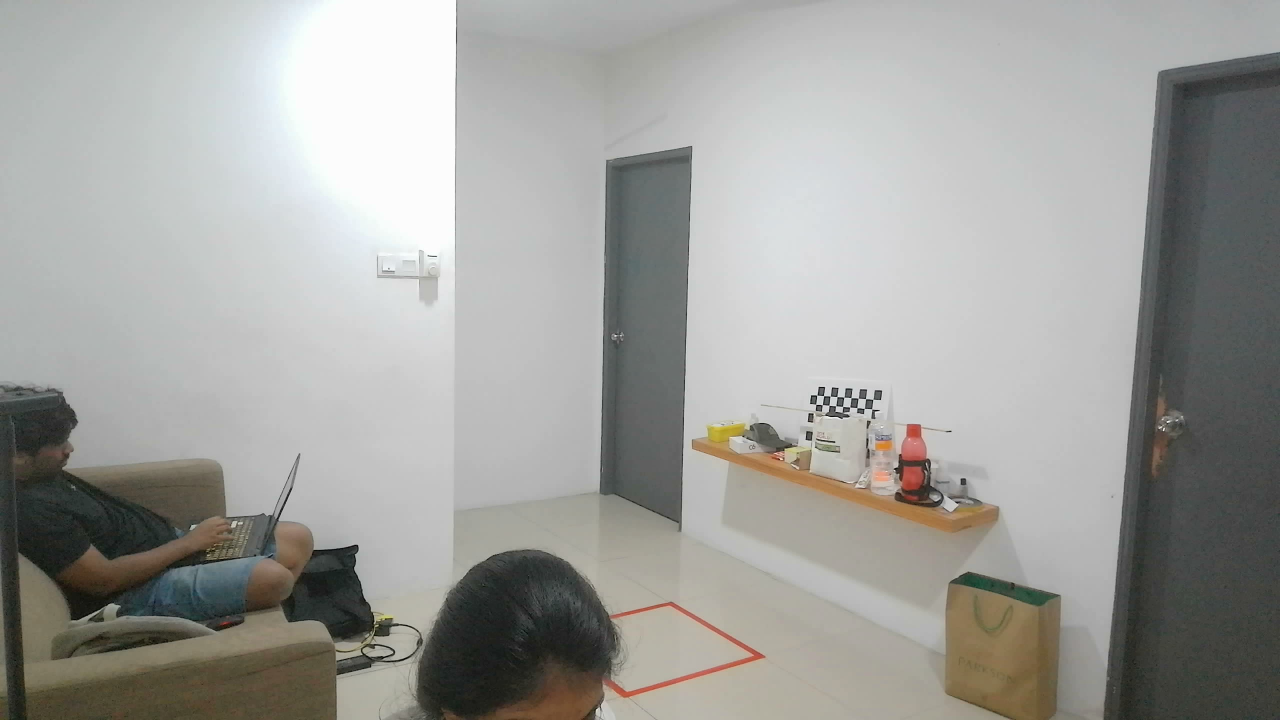
#> input picture backend/test_DSHOW_1280x720_R.jpg, 2560 x 1440 px, given in place of the camera (shown at 1/2 size)
$ python stereo_calibrate.py
#> lines starting #> are read from the running program, lines starting #| are printed output that depends on the picture; after the words box and inside, x2 and y2 are one past the last pixel; in counts of white or black regions, pixels touching at a corner belong together
#!/usr/bin/env python3
"""
Stereo calibration of the two cameras.

Run from the backend folder with the backend stopped:
    python stereo_calibrate.py                                   live capture
    python stereo_calibrate.py --from-folder calib_sessions\\<session>  re-run from saved photos
    python stereo_calibrate.py --from-video board.mp4 --floor-video floor.mp4
    python stereo_calibrate.py --selftest                        synthetic check

Live keys: SPACE capture pair | u undo | c calibrate and save | f floor level | q quit

Output: calibration.npz (K1 D1 K2 D2 R T size1 size2 rms square_mm R_level + check values).
"""
import argparse
import datetime
import glob
import json
import os
import shutil
import sys
import time

import numpy as np
import cv2

try:
    from dotenv import load_dotenv
    load_dotenv()
except ImportError:
    pass

from triangulate import triangulate_pair, compute_floor_alignment

CHECKERBOARD = (int(os.getenv("CALIB_COLS", "9")), int(os.getenv("CALIB_ROWS", "6")))  # inner corners
SQUARE_MM = float(os.getenv("CALIB_SQUARE_MM", "80"))
LEFT_INDEX = int(os.getenv("CAMERA_LEFT_INDEX", "2"))
RIGHT_INDEX = int(os.getenv("CAMERA_RIGHT_INDEX", "0"))
CAP_W = int(os.getenv("CAMERA_WIDTH", "2560"))
CAP_H = int(os.getenv("CAMERA_HEIGHT", "1440"))
CAMERA_API = os.getenv("CAMERA_API", "msmf").lower()
EXPECTED_BASELINE_MM = float(os.getenv("EXPECTED_BASELINE_MM", "0") or 0)
BASELINE_TOL_PCT = float(os.getenv("CALIB_BASELINE_TOL_PCT", "3"))
FIX_K3 = os.getenv("CALIB_FIX_K3", "1") != "0"
MIN_PAIRS = 15
STILL_PX = 1.0           # max corner movement (px) between two grabs of a still board
TILT_MIN_DEG = 20.0
OUT = "calibration.npz"

CRIT_SUBPIX = (cv2.TERM_CRITERIA_EPS + cv2.TERM_CRITERIA_MAX_ITER, 30, 0.001)
CRIT_CALIB = (cv2.TERM_CRITERIA_EPS + cv2.TERM_CRITERIA_COUNT, 100, 1e-7)

OBJP = np.zeros((CHECKERBOARD[0] * CHECKERBOARD[1], 3), np.float32)
OBJP[:, :2] = np.mgrid[0:CHECKERBOARD[0], 0:CHECKERBOARD[1]].T.reshape(-1, 2)
OBJP *= SQUARE_MM


def open_cam(idx, attempts=6, delay=1.0):
    api = cv2.CAP_DSHOW if CAMERA_API == "dshow" else (cv2.CAP_MSMF if os.name == "nt" else cv2.CAP_ANY)
    for a in range(attempts):
        cap = cv2.VideoCapture(idx, api)
        cap.set(cv2.CAP_PROP_FOURCC, cv2.VideoWriter_fourcc(*"MJPG"))
        cap.set(cv2.CAP_PROP_FRAME_WIDTH, CAP_W)
        cap.set(cv2.CAP_PROP_FRAME_HEIGHT, CAP_H)
        cap.set(cv2.CAP_PROP_AUTOFOCUS, 0)          # focus must not change after calibration
        if cap.isOpened():
            ok, f = cap.read()
            if ok:
                return cap, f
        cap.release()
        if a < attempts - 1:
            print(f"  camera {idx} not ready, retrying ({a + 1}/{attempts})...")
            time.sleep(delay)
    return None, None


def cam_info(cap, frame, idx):
    g = lambda p: float(cap.get(p))
    info = dict(index=idx, width=frame.shape[1], height=frame.shape[0], api=CAMERA_API,
                autofocus=g(cv2.CAP_PROP_AUTOFOCUS), focus=g(cv2.CAP_PROP_FOCUS), zoom=g(cv2.CAP_PROP_ZOOM))
    print(f"  camera {idx}: {info['width']}x{info['height']} ({CAMERA_API}), autofocus={info['autofocus']:g}, "
          f"focus={info['focus']:g}, zoom={info['zoom']:g}")
    if info["autofocus"] not in (0.0, -1.0):
        print(f"  WARNING camera {idx}: autofocus still reports ON -- switch it off in the camera settings")
    return info


# [4 lines left out: function grab_pair, not called in this run]


def find_corners(gray, fast_scale=None):
    """fast_scale: detect on a downscaled copy (live preview, no sub-pixel refinement)."""
    if fast_scale:
        small = cv2.resize(gray, None, fx=fast_scale, fy=fast_scale, interpolation=cv2.INTER_AREA)
        ok, c = cv2.findChessboardCorners(small, CHECKERBOARD, cv2.CALIB_CB_ADAPTIVE_THRESH +
                                          cv2.CALIB_CB_NORMALIZE_IMAGE + cv2.CALIB_CB_FAST_CHECK)
        return ok, (c / fast_scale if ok else None)
    ok, c = cv2.findChessboardCorners(gray, CHECKERBOARD, cv2.CALIB_CB_ADAPTIVE_THRESH +
                                      cv2.CALIB_CB_NORMALIZE_IMAGE)
    if ok:
        c = cv2.cornerSubPix(gray, c, (11, 11), (-1, -1), CRIT_SUBPIX)
    return ok, c


def gray(f):
    return cv2.cvtColor(f, cv2.COLOR_BGR2GRAY) if f.ndim == 3 else f


# [25 lines left out: function capture_still, not called in this run]


class Coverage:
    GRID = 8      # boxes per side of each view in the preview; a box turns green once the board has covered it

    def __init__(self):
        self.cells = [np.zeros((self.GRID, self.GRID), bool), np.zeros((self.GRID, self.GRID), bool)]
        self.pairs = []

    # [26 lines left out: functions shape_stats, add, pop, not called in this run]

    def summary(self):
        n = len(self.pairs)
        # foreshortening log-ratio 0.08 ~ 20 deg tilt at these distances
        th = sum(p["tiltH"] > 0.08 for p in self.pairs)
        tv = sum(p["tiltV"] > 0.08 for p in self.pairs)
        ws = [p["width"] for p in self.pairs]
        spread = (max(ws) / min(ws)) if ws else 0
        cov = [c.mean() for c in self.cells]
        ok = dict(n=n >= 25, area=min(cov) >= 0.75, tilt=th >= 6 and tv >= 6, spread=spread >= 1.6)  # one flag per line
        lines = [f"pairs {n} (aim 25-40)",
                 f"image covered L {100 * cov[0]:.0f}% R {100 * cov[1]:.0f}% (aim 75%+)",
                 f"tilted left/right {th}, up/down {tv} (aim 6+ each)",
                 f"near/far size ratio {spread:.1f} (aim 1.6+)"]
        return lines, ok

    def draw(self, img, k, scale):
        h, w = img.shape[:2]
        ov = img.copy()
        for gy in range(self.GRID):
            for gx in range(self.GRID):
                x0, y0 = gx * w // self.GRID, gy * h // self.GRID
                x1, y1 = (gx + 1) * w // self.GRID, (gy + 1) * h // self.GRID
                if self.cells[k][gy, gx]:
                    cv2.rectangle(ov, (x0, y0), (x1, y1), (0, 160, 0), -1)
                cv2.rectangle(img, (x0, y0), (x1, y1), (90, 90, 90), 1)
        cv2.addWeighted(ov, 0.25, img, 0.75, 0, dst=img)


def depth_axis(R):
    d = np.array([0, 0, 1.0]) + np.asarray(R).T @ np.array([0, 0, 1.0])
    return d / np.linalg.norm(d)


# [164 lines left out: functions board_edges_3d, scale_by_direction, tilt_angles, calibrate, floor_level, save and 1 more, not called in this run]


def render_preview(fL, fR, cov, msg="", det=None):
    """Side-by-side preview: board corners per view, coverage grid and status lines. Shared by the terminal and the web page.
    det: optional ((foundL, cornersL), (foundR, cornersR)) already computed elsewhere (the web page detects in a
    background thread so the stream is not held back by the ~150 ms per view that findChessboardCorners takes)."""
    sc, disp_w = 0.33, 800
    if det is None:
        det = (find_corners(gray(fL), fast_scale=sc), find_corners(gray(fR), fast_scale=sc))
    (fdL, cL), (fdR, cR) = det
    # Scale each view on its own: the two cameras can deliver different sizes or channel counts,
    # and cv2.hconcat needs equal heights and types.
    fL3 = fL if fL.ndim == 3 else cv2.cvtColor(fL, cv2.COLOR_GRAY2BGR)
    fR3 = fR if fR.ndim == 3 else cv2.cvtColor(fR, cv2.COLOR_GRAY2BGR)
    dsL = disp_w / fL3.shape[1]
    dL = cv2.resize(fL3, None, fx=dsL, fy=dsL)
    dsR = dL.shape[0] / fR3.shape[0]
    dR = cv2.resize(fR3, (max(1, round(fR3.shape[1] * dsR)), dL.shape[0]))
    cov.draw(dL, 0, dsL); cov.draw(dR, 1, dsR)
    if fdL:
        cv2.drawChessboardCorners(dL, CHECKERBOARD, (cL * dsL).astype(np.float32), True)
    if fdR:
        cv2.drawChessboardCorners(dR, CHECKERBOARD, (cR * dsR).astype(np.float32), True)
    disp = cv2.hconcat([dL, dR])
    lines, ok = cov.summary()
    col = (0, 200, 0) if (fdL and fdR) else (0, 0, 255)
    cv2.putText(disp, f"board in both: {'YES' if (fdL and fdR) else 'no'}", (10, 25),
                cv2.FONT_HERSHEY_SIMPLEX, 0.6, col, 2)
    for k, (t, good) in enumerate(zip(lines, ok.values())):
        cv2.putText(disp, t, (10, 50 + 22 * k), cv2.FONT_HERSHEY_SIMPLEX, 0.55,
                    (0, 200, 0) if good else (0, 165, 255), 2)
    if msg:
        cv2.putText(disp, msg, (10, disp.shape[0] - 15), cv2.FONT_HERSHEY_SIMPLEX, 0.6, (255, 255, 0), 2)
    return disp


class CalibrationSession:
    """Capture, calibrate and floor-level state. Used by the terminal loop (live) and the web calibration page."""

    def __init__(self, folder, sizeL, sizeR, out=OUT, meta=None):
        self.folder, self.sizeL, self.sizeR, self.out = folder, sizeL, sizeR, out
        self.meta = meta or {}
        self.objpoints, self.imgL, self.imgR, self.saved = [], [], [], []
        self.cov, self.calib = Coverage(), None
        os.makedirs(folder, exist_ok=True)

    def _path(self, k, side):
        return os.path.join(self.folder, f"pair_{k:02d}_{side}.png")

    def _write_report(self, rep, mode):
        with open(os.path.join(self.folder, "report.txt"), mode, encoding="utf-8") as f:
            f.write("\n".join(rep) + "\n")

    # [81 lines left out: functions load_pairs, add, undo, calibrate, set_floor, not called in this run]


def live(resume=None):
    capL, fL0 = open_cam(LEFT_INDEX)
#> in open_cam, f is the input picture: shape (1440, 2560, 3); mean B, G, R 156.1, 159.7, 159.8
    capR, fR0 = open_cam(RIGHT_INDEX)
    if capL is None or capR is None:
        print("ERROR: could not open both cameras. Close the backend / OBS / Zoom / Camera app, check "
              "CAMERA_LEFT_INDEX / CAMERA_RIGHT_INDEX in .env (python find_cameras.py), then retry.")
        for c in (capL, capR):
            if c is not None:
                c.release()
        return
    infoL, infoR = cam_info(capL, fL0, LEFT_INDEX), cam_info(capR, fR0, RIGHT_INDEX)
#|   camera 2: 2560x1440 (msmf), autofocus=0, focus=0, zoom=0
#|   camera 0: 2560x1440 (msmf), autofocus=0, focus=0, zoom=0
    sizeL, sizeR = (infoL["width"], infoL["height"]), (infoR["width"], infoR["height"])
    if sizeL != (CAP_W, CAP_H) or sizeR != (CAP_W, CAP_H):
        print(f"ERROR: cameras deliver {sizeL} / {sizeR}, not the requested {CAP_W}x{CAP_H}. The calibration "
              f"must use the SAME size as the recordings -- fix CAMERA_WIDTH/HEIGHT in .env.")
        capL.release(); capR.release(); return

    folder = resume or os.path.join("calib_sessions", datetime.datetime.now().strftime("%Y-%m-%d_%H%M"))
    cs = CalibrationSession(folder, sizeL, sizeR, OUT, meta=dict(
        date=datetime.datetime.now().isoformat(timespec="seconds"), session=folder,
        camera_left=infoL, camera_right=infoR, board=list(CHECKERBOARD), square_mm=SQUARE_MM))
    if resume:
        print(f"resumed {folder}: {cs.load_pairs()} earlier pairs loaded")
    print(f"photos are saved in {folder}")
    grab = lambda: grab_pair(capL, capR)
    win = "Stereo calibration  (SPACE capture | u undo | c calibrate | f floor | q quit)"
    msg, msg_t = "", 0.0
    while True:
        okL, fL = capL.read(); okR, fR = capR.read()
        if not (okL and okR):
            continue
        cv2.imshow(win, render_preview(fL, fR, cs.cov, msg if time.time() - msg_t < 3 else ""))
        key = cv2.waitKey(1) & 0xFF

        if key == ord("q"):
            break
        elif key == ord(" "):
            res, why = capture_still(grab)
            if res is None:
                msg, msg_t = why, time.time(); print("  " + why); continue
            k = cs.add(*res)
            msg, msg_t = f"captured pair #{k} ({len(cs.objpoints)} in total)", time.time(); print("  " + msg)
        elif key == ord("u") and cs.saved:
            msg, msg_t = f"undo -> {cs.undo()} pairs", time.time(); print("  " + msg)
        elif key == ord("c"):
            if len(cs.objpoints) < MIN_PAIRS:
                msg, msg_t = f"need at least {MIN_PAIRS} pairs (have {len(cs.objpoints)})", time.time()
                print("  " + msg); continue
            print("Calibrating ...")
            try:
                rep = cs.calibrate()
            except Exception as ex:
                print(f"  calibration error: {ex} -- captures kept; add pairs and press c again"); continue
            print("\n".join("  " + x for x in rep))
            print("  NEXT: lay the board FLAT on the floor where the athlete stands (both cameras see it), press f.")
            print("  (the old floor level is NOT kept -- it belongs to the old calibration)")
        elif key == ord("f"):
            try:
                rep = cs.set_floor(grab)
            except ValueError as ex:
                print("  " + str(ex)); continue
            print("\n".join("  " + x for x in rep))
            print("  floor level saved. Re-process a clip to see the skeleton upright.")
    capL.release(); capR.release(); cv2.destroyAllWindows()


# [251 lines left out: functions from_folder, _frames, still_frames, pick_diverse, from_video, selftest, not called in this run]


def main():
    ap = argparse.ArgumentParser(description=__doc__, formatter_class=argparse.RawDescriptionHelpFormatter)
    ap.add_argument("--from-folder", nargs="+",
                    help="re-run from saved calib_sessions folder(s), no cameras; several folders are combined")
    ap.add_argument("--from-video", help="side-by-side system recording of the board moved around (no cameras)")
    ap.add_argument("--left", help="instead of --from-video: separate left-camera video")
    ap.add_argument("--right", help="instead of --from-video: separate right-camera video")
    ap.add_argument("--floor-video", help="side-by-side recording of the board lying still on the floor")
    ap.add_argument("--max-pairs", type=int, default=40)
    ap.add_argument("--selftest-video", action="store_true", help="test the video route on a synthetic recording")
    ap.add_argument("--resume", help="live capture: continue a calib_sessions folder (adds to its photos)")
    ap.add_argument("--out", default=OUT)
    ap.add_argument("--selftest", action="store_true")
    a = ap.parse_args()
    if a.selftest:
        sys.exit(0 if selftest() else 1)
    if a.selftest_video:
        sys.exit(0 if selftest(video=True) else 1)
    if a.from_video or (a.left and a.right):
        from_video(a.from_video, a.left, a.right, a.floor_video, a.out, a.max_pairs)
    elif a.from_folder:
        from_folder(a.from_folder, a.out)
    else:
        live(a.resume)
#> in live, `infoL, infoR = cam_info(capL, fL0, LEFT_INDEX), cam_info(capR, fR0, RI..`: infoL = {'index': 2, 'width': 2560, 'height': 1440, 'api': 'msmf', 'autofocus': 0, 'focus': 0, 'zoom': 0}; infoR = {'index': 0, 'width': 2560, 'height': 1440, 'api': 'msmf', 'autofocus': 0, 'focus': 0, 'zoom': 0}
#> in live, `sizeL, sizeR = (infoL["width"], infoL["height"]), (infoR["width"], inf..`: sizeL = (2560, 1440)
#> in __init__, `self.folder, self.sizeL, self.sizeR, self.out = folder, sizeL, sizeR, ..`: self.folder = 'calib_sessions/2026-11-21_0115'; self.sizeL = (2560, 1440); self.out = 'calibration.npz'
#> in __init__, `self.meta = meta or {}`: self.meta = 6 items
#> in gray, `return cv2.cvtColor(f, cv2.COLOR_BGR2GRAY) if f.ndim == 3 else f`:
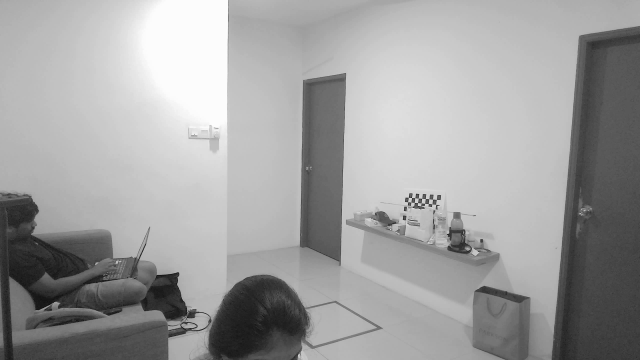
#> returned value: shape (1440, 2560) (shown at 1/4 size); min 0, max 255, mean 159.4
#> in find_corners, `small = cv2.resize(gray, None, fx=fast_scale, fy=fast_scale, interpola..`:
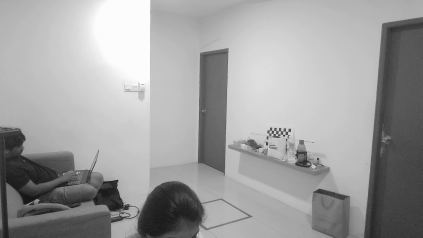
#> small: shape (475, 845) (shown at 1/2 size); min 13, max 253, mean 159.4
#> in find_corners, `ok, c = cv2.findChessboardCorners(small, CHECKERBOARD, cv2.CALIB_CB_AD..`: ok = False; c = None
#> in render_preview, `(fdL, cL), (fdR, cR) = det`: fdL = False
#> in render_preview, `dL = cv2.resize(fL3, None, fx=dsL, fy=dsL)`:
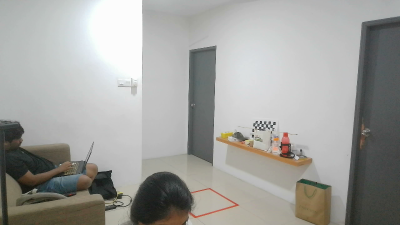
#> dL: shape (450, 800, 3) (shown at 1/2 size); mean B, G, R 156.1, 159.7, 159.8
#> after the loop in draw, `for gy in range(self.GRID):`:
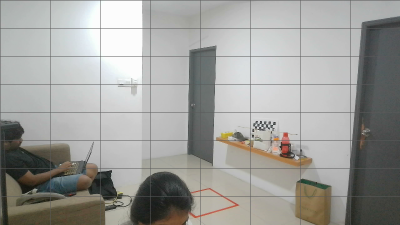
#> img: shape (450, 800, 3) (shown at 1/2 size); mean B, G, R 154.1, 157.7, 157.8
#> in render_preview, `disp = cv2.hconcat([dL, dR])`:
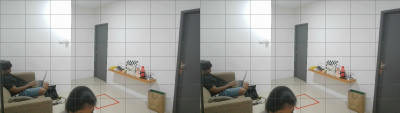
#> disp: shape (450, 1600, 3) (shown at 1/4 size); mean B, G, R 154.6, 158.2, 158.3
#> in render_preview, `col = (0, 200, 0) if (fdL and fdR) else (0, 0, 255)`: col = (0, 0, 255)
#> in render_preview, `cv2.putText(disp, f"board in both: {'YES' if (fdL and fdR) else 'no'}"..`:
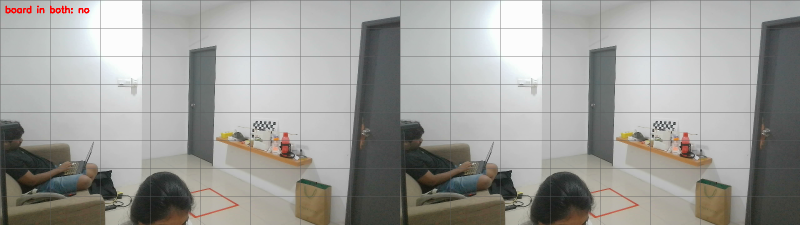
#> disp: shape (450, 1600, 3) (shown at 1/2 size); 0.14% of pixels changed, all inside (x1, y1, x2, y2) = (11, 11, 179, 27)
#> after the loop in render_preview, `for k, (t, good) in enumerate(zip(lines, ok.values())):`:
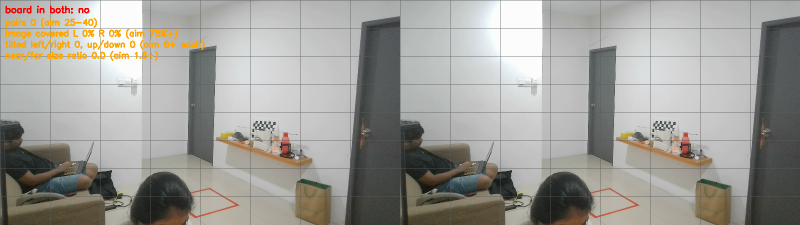
#> disp: shape (450, 1600, 3) (shown at 1/2 size); 1.07% of pixels changed, all inside (x1, y1, x2, y2) = (10, 35, 409, 122)
#> (key q is pressed here)


if __name__ == "__main__":
    main()

$ run again, on backend/probe_0.jpg
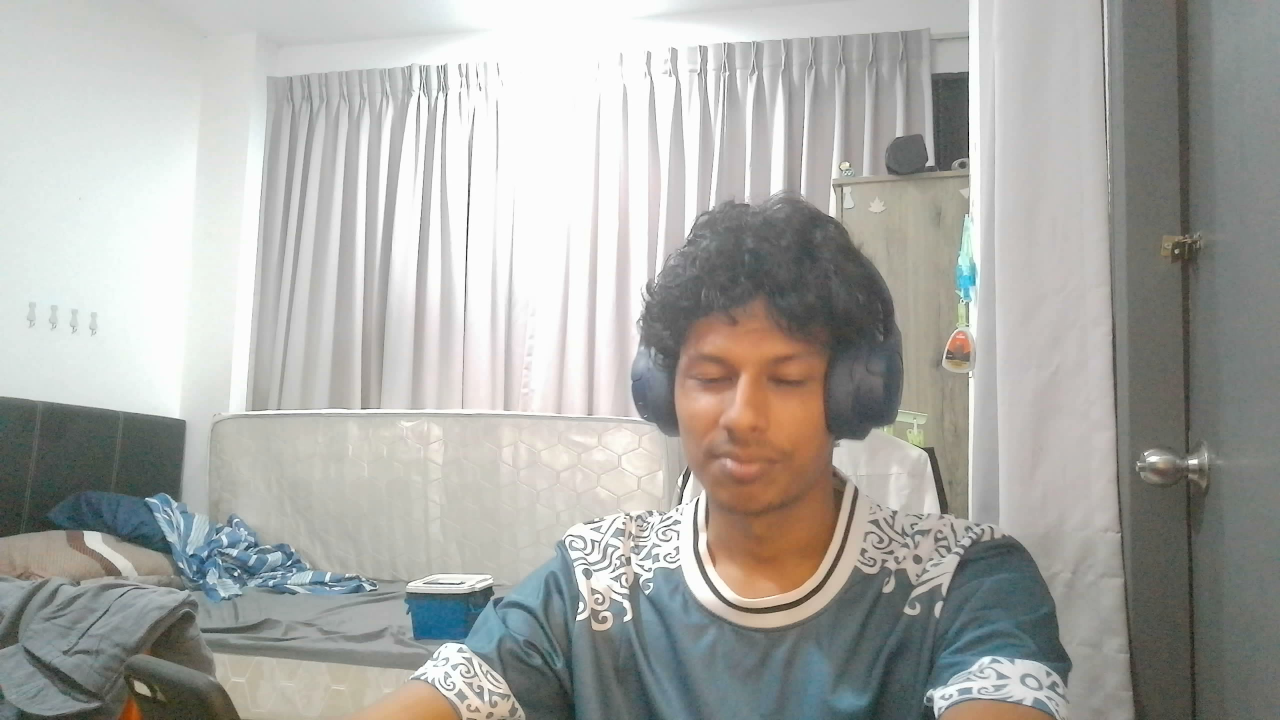
#> input picture backend/probe_0.jpg, 2560 x 1440 px, given in place of the camera (shown at 1/2 size)
#> in open_cam, f is the input picture: shape (1440, 2560, 3); mean B, G, R 165.8, 169.9, 169.7
#|   camera 2: 2560x1440 (msmf), autofocus=0, focus=0, zoom=0
#|   camera 0: 2560x1440 (msmf), autofocus=0, focus=0, zoom=0
#> infoL = {'index': 2, 'width': 2560, 'height': 1440, 'api': 'msmf', 'autofocus': 0, 'focus': 0, 'zoom': 0}; infoR = {'index': 0, 'width': 2560, 'height': 1440, 'api': 'msmf', 'autofocus': 0, 'focus': 0, 'zoom': 0}
#> sizeL = (2560, 1440)
#> self.folder = 'calib_sessions/2026-11-21_0115'; self.sizeL = (2560, 1440); self.out = 'calibration.npz'
#> self.meta = 6 items
#> in find_corners, `small = cv2.resize(gray, None, fx=fast_scale, fy=fast_scale, interpola..`:
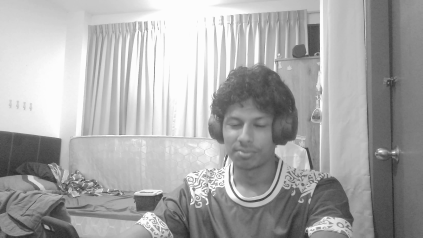
#> small: shape (475, 845) (shown at 1/2 size); min 31, max 253, mean 169.4
#> ok = False; c = None
#> fdL = False
#> col = (0, 0, 255)
#> after the loop in render_preview, `for k, (t, good) in enumerate(zip(lines, ok.values())):`:
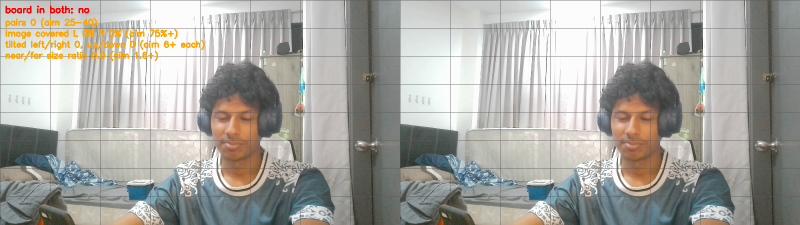
#> disp: shape (450, 1600, 3) (shown at 1/2 size); mean B, G, R 161.5, 167.2, 168.4
